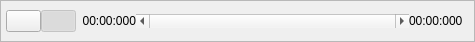
<?xml version="1.0" encoding="UTF-8"?>
<ui version="4.0">
 <class>frm_playback</class>
 <widget class="QFrame" name="frm_playback">
  <property name="geometry">
   <rect>
    <x>0</x>
    <y>0</y>
    <width>475</width>
    <height>42</height>
   </rect>
  </property>
  <property name="windowTitle">
   <string>Frame</string>
  </property>
  <property name="frameShape">
   <enum>QFrame::StyledPanel</enum>
  </property>
  <property name="frameShadow">
   <enum>QFrame::Raised</enum>
  </property>
  <layout class="QGridLayout" name="gridLayout">
   <property name="leftMargin">
    <number>5</number>
   </property>
   <property name="topMargin">
    <number>0</number>
   </property>
   <property name="rightMargin">
    <number>5</number>
   </property>
   <property name="bottomMargin">
    <number>0</number>
   </property>
   <property name="spacing">
    <number>0</number>
   </property>
   <item row="0" column="3">
    <widget class="QLabel" name="lbl_current">
     <property name="minimumSize">
      <size>
       <width>60</width>
       <height>40</height>
      </size>
     </property>
     <property name="maximumSize">
      <size>
       <width>60</width>
       <height>40</height>
      </size>
     </property>
     <property name="toolTip">
      <string>Double click to change format</string>
     </property>
     <property name="text">
      <string>00:00:000</string>
     </property>
     <property name="alignment">
      <set>Qt::AlignRight|Qt::AlignTrailing|Qt::AlignVCenter</set>
     </property>
    </widget>
   </item>
   <item row="0" column="2">
    <widget class="QPushButton" name="pb_loop">
     <property name="enabled">
      <bool>false</bool>
     </property>
     <property name="minimumSize">
      <size>
       <width>35</width>
       <height>0</height>
      </size>
     </property>
     <property name="maximumSize">
      <size>
       <width>35</width>
       <height>16777215</height>
      </size>
     </property>
     <property name="text">
      <string/>
     </property>
     <property name="icon">
      <iconset resource="resources/ic_resources.qrc">
       <normaloff>:/icon/refresh</normaloff>:/icon/refresh</iconset>
     </property>
     <property name="iconSize">
      <size>
       <width>16</width>
       <height>16</height>
      </size>
     </property>
     <property name="checkable">
      <bool>true</bool>
     </property>
     <property name="checked">
      <bool>true</bool>
     </property>
     <property name="flat">
      <bool>false</bool>
     </property>
    </widget>
   </item>
   <item row="0" column="5">
    <widget class="QLabel" name="lbl_total">
     <property name="minimumSize">
      <size>
       <width>60</width>
       <height>40</height>
      </size>
     </property>
     <property name="maximumSize">
      <size>
       <width>60</width>
       <height>40</height>
      </size>
     </property>
     <property name="toolTip">
      <string>Double click to change format</string>
     </property>
     <property name="text">
      <string notr="true">00:00:000</string>
     </property>
     <property name="textFormat">
      <enum>Qt::PlainText</enum>
     </property>
    </widget>
   </item>
   <item row="0" column="4">
    <widget class="QScrollBar" name="scb_pos">
     <property name="enabled">
      <bool>true</bool>
     </property>
     <property name="sizePolicy">
      <sizepolicy hsizetype="Expanding" vsizetype="Fixed">
       <horstretch>0</horstretch>
       <verstretch>0</verstretch>
      </sizepolicy>
     </property>
     <property name="maximum">
      <number>0</number>
     </property>
     <property name="singleStep">
      <number>1</number>
     </property>
     <property name="pageStep">
      <number>0</number>
     </property>
     <property name="tracking">
      <bool>false</bool>
     </property>
     <property name="orientation">
      <enum>Qt::Horizontal</enum>
     </property>
     <property name="invertedAppearance">
      <bool>false</bool>
     </property>
     <property name="invertedControls">
      <bool>true</bool>
     </property>
    </widget>
   </item>
   <item row="0" column="0">
    <widget class="QPushButton" name="pb_play">
     <property name="sizePolicy">
      <sizepolicy hsizetype="Minimum" vsizetype="Fixed">
       <horstretch>0</horstretch>
       <verstretch>0</verstretch>
      </sizepolicy>
     </property>
     <property name="minimumSize">
      <size>
       <width>35</width>
       <height>0</height>
      </size>
     </property>
     <property name="maximumSize">
      <size>
       <width>35</width>
       <height>16777215</height>
      </size>
     </property>
     <property name="statusTip">
      <string>Pause/Play the analysis</string>
     </property>
     <property name="text">
      <string/>
     </property>
     <property name="icon">
      <iconset resource="resources/ic_resources.qrc">
       <normaloff>:/icon/play</normaloff>:/icon/play</iconset>
     </property>
     <property name="iconSize">
      <size>
       <width>16</width>
       <height>16</height>
      </size>
     </property>
     <property name="checkable">
      <bool>true</bool>
     </property>
     <property name="checked">
      <bool>false</bool>
     </property>
     <property name="flat">
      <bool>false</bool>
     </property>
    </widget>
   </item>
  </layout>
 </widget>
 <resources>
  <include location="resources/ic_resources.qrc"/>
 </resources>
 <connections/>
</ui>
